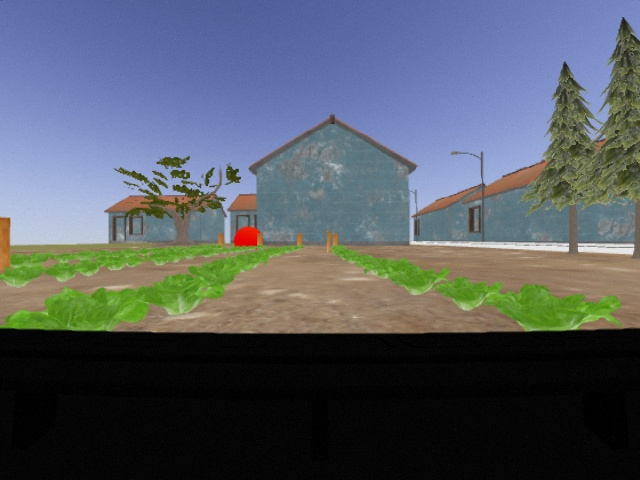
#> input picture src/parc_solutions/test_publisher/scripts/front_cam_img.jpg, 640 x 480 px
$ python imt.py
#> lines starting #> are read from the running program, lines starting #| are printed output that depends on the picture; after the words box and inside, x2 and y2 are one past the last pixel; in counts of white or black regions, pixels touching at a corner belong together
import cv2
import numpy as np


def on_trackbar_change(value):
    # Handle trackbar value change
    pass

def main():
    image = cv2.imread('front_cam_img.jpg')
#> image is the input picture: shape (480, 640, 3); mean B, G, R 99.4, 90.7, 83.8
    gray_image = cv2.cvtColor(image, cv2.COLOR_BGR2HSV)
#> gray_image: shape (480, 640, 3); mean H, S, V 56.1, 66.1, 114.1
    COLOR_MIN = (12, 120, 124)
    COLOR_MAX = (80, 255, 189)
    thresh_img = cv2.inRange(gray_image, COLOR_MIN, COLOR_MAX)
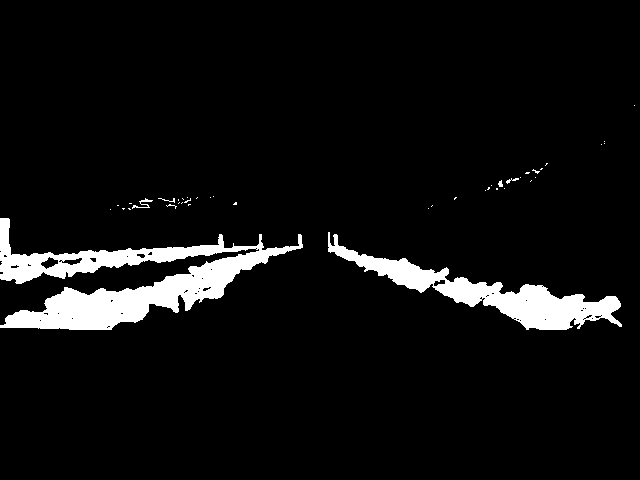
#> thresh_img: shape (480, 640); 6.2% white; 42 white regions (36 under 20 px), largest, box (x1, y1, x2, y2) and area: (0, 218, 303, 330) 12036, (328, 232, 622, 330) 6809, (132, 198, 153, 209) 67, (506, 178, 519, 184) 30, (158, 198, 175, 203) 25, (498, 180, 503, 187) 24
    thresh_img = cv2.erode(thresh_img, None)
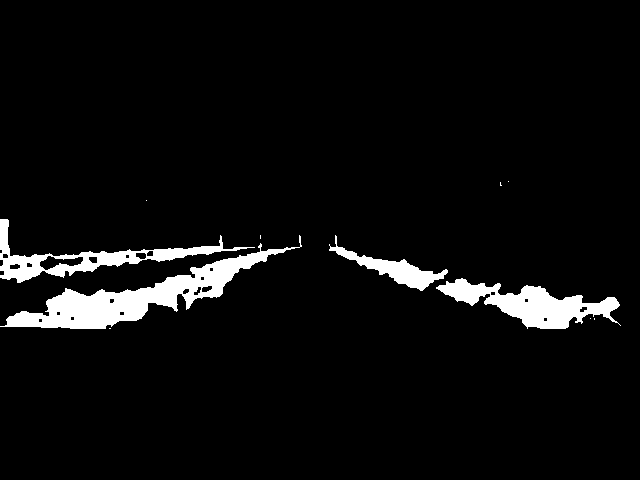
#> thresh_img: shape (480, 640); 5% white; 11 white regions (7 under 20 px), largest, box (x1, y1, x2, y2) and area: (0, 235, 302, 329) 6669, (436, 278, 621, 329) 4002, (0, 219, 255, 283) 3186, (329, 235, 448, 291) 1561
    params = cv2.SimpleBlobDetector_Params()
    # Set parameters for blob detection (change as needed)
    params.minThreshold = 30
    params.maxThreshold = 20000
    params.filterByArea = True
    params.minArea = 100
    params.filterByCircularity = False
    params.filterByConvexity = False
    params.filterByInertia = False

    # Create blob detector
    detector = cv2.SimpleBlobDetector_create(params)

    # Detect blobs
    keypoints = detector.detect(thresh_img)
#> keypoints = 1 keypoints; (x, y, size): (71, 260, 26.5)
    print(keypoints)
#> (printed output is left out)
    image_with_blobs = cv2.drawKeypoints(thresh_img, keypoints, np.array([]), (0, 0, 255),
                                             cv2.DRAW_MATCHES_FLAGS_DRAW_RICH_KEYPOINTS)

    cv2.imshow('Trackbar Window', image_with_blobs)

    # Break the loop if 'q' is pressed
    while True:
        if cv2.waitKey(10) & 0xFF == ord('q'):
#> (key q is pressed here)
            break

    cv2.destroyAllWindows()

if __name__ == '__main__':
    main()
